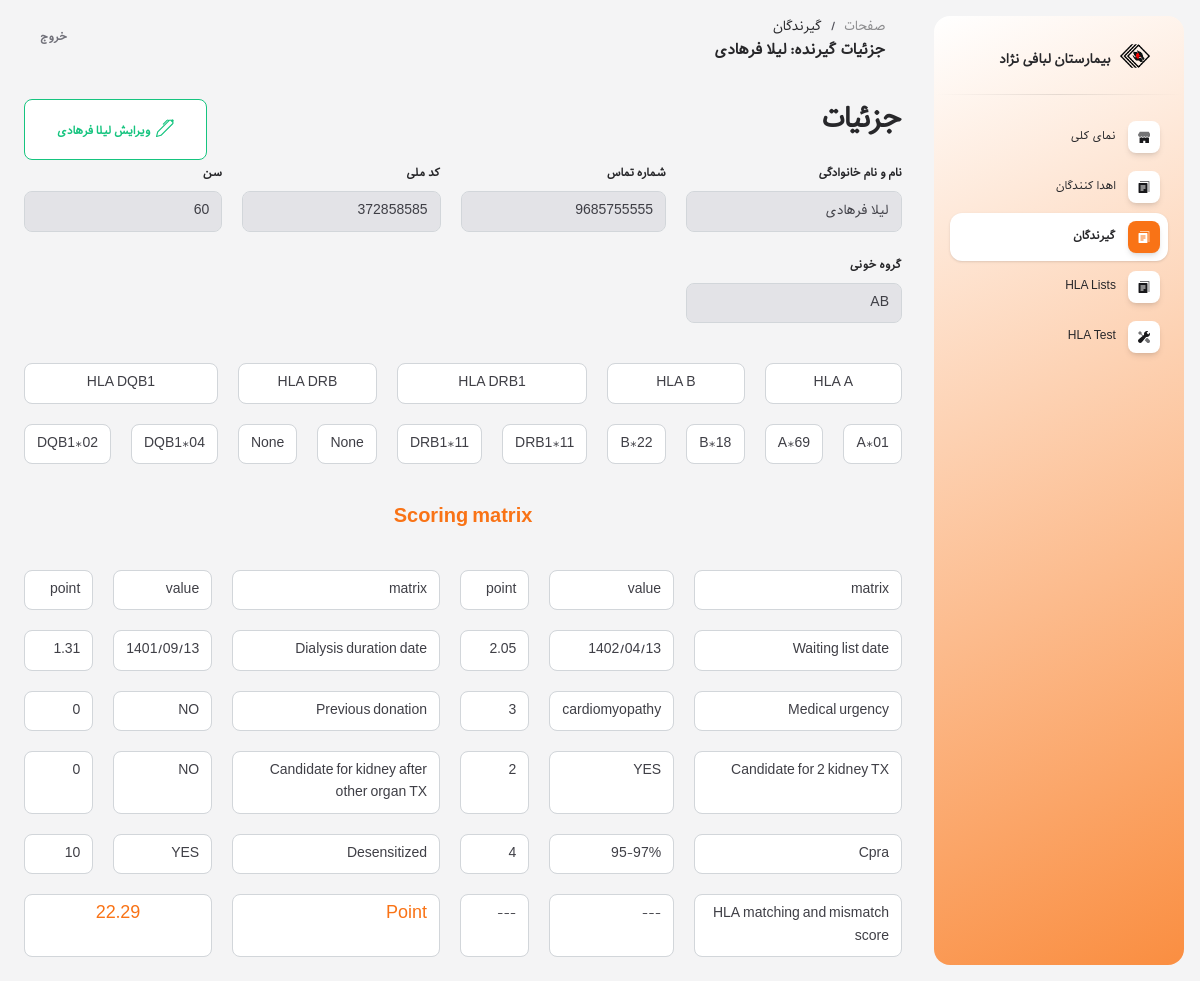
/recipients/3/ (signed in), run on the app's committed database.
### referees/models.py (models this page shows, shortened)
class Recipient(models.Model):
    blood_group_choices = [
        ('A', 'A'),
        ('B', 'B'),
        ('AB', 'AB'),
        ('O', 'O'),
    ]
    previous_donation_candidate_choices = [
        ('yes', 'YES'),
        ('no', 'NO'),
    ]
    medical_urgency_choices = [
        ('1', 'no access'),
        ('2', 'cardiomyopathy'),
        ('3', 'none'),
    ]
    cpra_choices = [
        ('1', '≥ 98%'),
        ('2', '95-97%'),
        ('3', 'none'),
    ]
    first_name = models.CharField(verbose_name='نام', max_length=100)
    last_name = models.CharField(verbose_name='نام خانوادگی', max_length=100)
    national_code = models.IntegerField(verbose_name='کد ملی')
    phone_number = models.IntegerField(verbose_name='شماره تماس')
    age = models.IntegerField(verbose_name='سن')
    blood_group = models.CharField(verbose_name='گروه خونی', max_length=2, choices=blood_group_choices)
    waiting_list = models.CharField(max_length=10)
    dialysis_duration = models.CharField(max_length=10)
    previous_donation = models.CharField(max_length=3, choices=previous_donation_candidate_choices)
    medical_urgency = models.CharField(max_length=1, choices=medical_urgency_choices)
    candidate_for_2_kidney_TX = models.CharField(max_length=3, choices=previous_donation_candidate_choices)
    candidate_for_kidney_after_other_organ_TX = models.CharField(max_length=3, choices=previous_donation_candidate_choices)
    cpra = models.CharField(max_length=1, choices=cpra_choices)
    desensitized = models.CharField(max_length=3, choices=previous_donation_candidate_choices)
    hla_a_1 = models.ForeignKey(HlaA, on_delete=models.DO_NOTHING, verbose_name='HLA A (allele 1)', related_name='hla_a_1_recipient')
    hla_a_2 = models.ForeignKey(HlaA, on_delete=models.DO_NOTHING, verbose_name='HLA A (allele 2)', related_name='hla_a_2_recipient')
    hla_b_1 = models.ForeignKey(HlaB, on_delete=models.DO_NOTHING, verbose_name='HLA B (allele 1)', related_name='hla_b_1_recipient')
    hla_b_2 = models.ForeignKey(HlaB, on_delete=models.DO_NOTHING, verbose_name='HLA B (allele 2)', related_name='hla_b_2_recipient')
    hla_drb1_1 = models.ForeignKey(HlaDRB1, on_delete=models.DO_NOTHING, verbose_name='HLA DRB1 (allele 1)', related_name='hla_drb1_1_recipient')
    hla_drb1_2 = models.ForeignKey(HlaDRB1, on_delete=models.DO_NOTHING, verbose_name='HLA DRB1 (allele 2)', related_name='hla_drb1_2_recipient')
    hla_drb_1 = models.ForeignKey(HlaDRB, on_delete=models.DO_NOTHING, verbose_name='HLA DRB (allele 1)', null=True, blank=True, related_name='hla_drb_1_recipient')
    hla_drb_2 = models.ForeignKey(HlaDRB, on_delete=models.DO_NOTHING, verbose_name='HLA DRB (allele 2)', null=True, blank=True, related_name='hla_drb_2_recipient')
    hla_dqb1_1 = models.ForeignKey(HlaDQB1, on_delete=models.DO_NOTHING, verbose_name='HLA DQB1 (allele 1)', related_name='hla_dqb1_1_recipient')
    hla_dqb1_2 = models.ForeignKey(HlaDQB1, on_delete=models.DO_NOTHING, verbose_name='HLA DQB1 (allele 2)', related_name='hla_dqb1_2_recipient')
    point = models.FloatField(verbose_name='امتیاز')
    class Meta:
        verbose_name = 'گیرنده'
        verbose_name_plural = 'گیرندگان'

class HlaA(models.Model):
    type_choices = [
        ('1', 'COMMON'),
        ('2', 'INTERMEDIATE'),
        ('3', 'UNCOMMON'),
    ]
    value = models.CharField(verbose_name='HLA A', max_length=20, unique=True)
    type = models.CharField(max_length=1, choices=type_choices)
    def __str__(self):
        return self.value

class HlaB(models.Model):
    type_choices = [
        ('1', 'COMMON'),
        ('2', 'INTERMEDIATE'),
        ('3', 'UNCOMMON'),
    ]
    value = models.CharField(verbose_name='HLA B', max_length=20, unique=True)
    type = models.CharField(max_length=1, choices=type_choices)
    def __str__(self):
        return self.value

class HlaDRB1(models.Model):
    type_choices = [
        ('1', 'COMMON'),
        ('2', 'INTERMEDIATE'),
        ('3', 'UNCOMMON'),
    ]
    value = models.CharField(verbose_name='HLA DRB1', max_length=20, unique=True)
    type = models.CharField(max_length=1, choices=type_choices)
    def __str__(self):
        return self.value

class HlaDQB1(models.Model):
    type_choices = [
        ('1', 'COMMON'),
        ('2', 'INTERMEDIATE'),
        ('3', 'UNCOMMON'),
    ]
    value = models.CharField(verbose_name='HLA DQB1', max_length=20, unique=True)
    type = models.CharField(max_length=1, choices=type_choices)
    def __str__(self):
        return self.value

### referees/views.py (the view)
# urls.py: path('recipients/<int:pk>/', recipient_detail, name='recipient_detail'),
@login_required
def recipient_detail(request, pk):
    recipient = get_object_or_404(Recipient, pk=pk)
    if isinstance(recipient.waiting_list, str):
        try:
            waiting_list_date = Persian(recipient.waiting_list).gregorian_datetime()
            now_date = datetime.now().date()
            delta_days = (now_date - waiting_list_date).days
            waiting_list_p = round((delta_days / 365), 2)
        except:
            pass
    if isinstance(recipient.dialysis_duration, str):
        try:
            dialysis_duration_date = Persian(recipient.dialysis_duration).gregorian_datetime()
            now_date = datetime.now().date()
            delta_days = (now_date - dialysis_duration_date).days
            dialysis_duration_p = (delta_days / 365)
        except:
            pass
    dialysis_duration_p = round((dialysis_duration_p * 0.5), 2)
    age = recipient.age
    previous_donation = recipient.previous_donation
    medical_urgency = recipient.medical_urgency
    candidate_for_2_kidney_TX = recipient.candidate_for_2_kidney_TX
    candidate_for_kidney_after_other_organ_TX = recipient.candidate_for_kidney_after_other_organ_TX
    cpra = recipient.cpra
    desensitized = recipient.desensitized
    if 0 <= age <= 10:
        age_p = 4
    elif 11 <= age <= 17:
        age_p = 3
    else:
        age_p = 0
    if previous_donation == 'yes':
        previous_donation_p = 3
    else:
        previous_donation_p = 0
    if medical_urgency == '3':
        medical_urgency_p = 0
    else:
        medical_urgency_p = 3
    if candidate_for_2_kidney_TX == 'yes':
        candidate_for_2_kidney_TX_p = 2
    else:
        candidate_for_2_kidney_TX_p = 0
    if candidate_for_kidney_after_other_organ_TX == 'yes':
        candidate_for_kidney_after_other_organ_TX_p = 2
    else:
        candidate_for_kidney_after_other_organ_TX_p = 0
    if cpra == '1':
        cpra_p = 10
    elif cpra == '2':
        cpra_p = 4
    else:
        cpra_p = 0
    if desensitized == 'yes':
        desensitized_p = 10
    else:
        desensitized_p = 0
    context = {
        'recipient': recipient,
        'waiting_list_p': waiting_list_p,
        'dialysis_duration_p': dialysis_duration_p,
        'age_p': age_p,
        'previous_donation_p': previous_donation_p,
        'medical_urgency_p': medical_urgency_p,
        'candidate_for_2_kidney_TX_p': candidate_for_2_kidney_TX_p,
        'candidate_for_kidney_after_other_organ_TX_p': candidate_for_kidney_after_other_organ_TX_p,
        'cpra_p': cpra_p,
        'desensitized_p': desensitized_p,
    }
    return render(request, 'recipient_detail.html', context)

### referees/jalali.py (called while the page is built)
    def gregorian_datetime(self):
        return datetime.date(self.gregorian_year, self.gregorian_month, self.gregorian_day)

### templates/recipient_detail.html (shortened to what this page needs)
{% extends 'base.html' %}
{% load static %}
{% block page1 %}
گیرندگان
{% endblock %}
{% block page2 %}
جزئیات گیرنده: {{ recipient.first_name }} {{ recipient.last_name }}
{% endblock %}
{% block contain %}
<div class="row">
    <div style="display: flex; width: 100%; justify-content: space-between;">
        <h3 style="margin-bottom: 20px;">جزئیات</h3>
        <button
            style="background-color: #fff; border: 1px solid #16C47F; border-radius: 0.5rem; color: #16C47F; padding: 8px 32px; font-size: 0.75rem; font-weight: 700;">
            <a href="{% url 'recipient_update' recipient.id %}" style="color: #16C47F;">ویرایش {{ recipient.first_name }} {{ recipient.last_name }}</a>
        </button>
    </div>
    <div class="my-grid">
        <div>
            <label>نام و نام خانوادگی</label>
            <input class="form-control" value="{{ recipient.first_name }} {{ recipient.last_name }}" disabled>
        </div>
        <div>
            <label>شماره تماس</label>
            <input class="form-control" value="{{ recipient.phone_number }}" disabled>
        </div>
        <div>
            <label>کد ملی</label>
            <input class="form-control" value="{{ recipient.national_code }}" disabled>
        </div>
        <div>
            <label>سن</label>
            <input class="form-control" value="{{ recipient.age }}" disabled>
        </div>
        <div>
            <label>گروه خونی</label>
            <input class="form-control" value="{{ recipient.blood_group }}" disabled>
        </div>
    </div>
    <div class="hla-grid">
        <div class="form-control c1">HLA A</div>
        <div class="form-control c2">HLA B</div>
        <div class="form-control c3">HLA DRB1</div>
        <div class="form-control c4">HLA DRB</div>
        <div class="form-control c5">HLA DQB1</div>
        <div class="form-control">{{ recipient.hla_a_1 }}</div>
        <div class="form-control">{{ recipient.hla_a_2 }}</div>
        <div class="form-control">{{ recipient.hla_b_1 }}</div>
        <div class="form-control">{{ recipient.hla_b_2 }}</div>
        <div class="form-control">{{ recipient.hla_drb1_1 }}</div>
        <div class="form-control">{{ recipient.hla_drb1_2 }}</div>
        <div class="form-control">{{ recipient.hla_drb_1 }}</div>
        <div class="form-control">{{ recipient.hla_drb_2 }}</div>
        <div class="form-control">{{ recipient.hla_dqb1_1 }}</div>
        <div class="form-control">{{ recipient.hla_dqb1_2 }}</div>
    </div>
    <div class="second-grid">
        <div class="points"><h5 style="color: #f97316;">Scoring matrix</h5></div>
        <div class="form-control">matrix</div>
        <div class="form-control">value</div>
        <div class="form-control">point</div>
        <div class="form-control">matrix</div>
        <div class="form-control">value</div>
        <div class="form-control">point</div>
        <div class="form-control">Waiting list date</div>
        <div class="form-control">{{ recipient.waiting_list }}</div>
        <div class="form-control">{{ waiting_list_p }}</div>
        <div class="form-control">Dialysis duration date</div>
        <div class="form-control">{{ recipient.dialysis_duration }}</div>
        <div class="form-control">{{ dialysis_duration_p }}</div>
        <div class="form-control">Medical urgency</div>
        <div class="form-control">{{ recipient.get_medical_urgency_display }}</div>
        <div class="form-control">{{ medical_urgency_p }}</div>
        <div class="form-control">Previous donation</div>
        <div class="form-control">{{ recipient.get_previous_donation_display }}</div>
        <div class="form-control">{{ previous_donation_p }}</div>
        <div class="form-control">Candidate for 2 kidney TX</div>
        <div class="form-control">{{ recipient.get_candidate_for_2_kidney_TX_display }}</div>
        <div class="form-control">{{ candidate_for_2_kidney_TX_p }}</div>
        <div class="form-control">Candidate for kidney after other organ TX</div>
        <div class="form-control">{{ recipient.get_candidate_for_kidney_after_other_organ_TX_display }}</div>
        <div class="form-control">{{ candidate_for_kidney_after_other_organ_TX_p }}</div>
        <div class="form-control">Cpra</div>
        <div class="form-control">{{ recipient.get_cpra_display }}</div>
        <div class="form-control">{{ cpra_p }}</div>
        <div class="form-control">Desensitized</div>
        <div class="form-control">{{ recipient.get_desensitized_display }}</div>
        <div class="form-control">{{ desensitized_p }}</div>
        <div class="form-control">HLA matching and mismatch score</div>
        <div class="form-control">---</div>
        <div class="form-control">---</div>
        <div class="form-control" style="color: #f97316; font-size: large;">Point</div>
        <div class="form-control point" style="color: #f97316; font-size: large;">{{ recipient.point }}</div>
    </div>
</div>
{% endblock %}

### data on the page
Recipient: first_name "لیلا", last_name "فرهادی", first_name "لیلا فرهادی", phone_number "9685755555", national_code "372858585", age "60", blood_group "AB", hla_a_1 "A*01", hla_a_2 "A*69", hla_b_1 "B*18", hla_b_2 "B*22", hla_drb1_1 "DRB1*11", hla_drb1_2 "DRB1*11", hla_drb_1 "None", hla_drb_2 "None", hla_dqb1_1 "DQB1*04", hla_dqb1_2 "DQB1*02", waiting_list "1402/04/13", dialysis_duration "1401/09/13", medical_urgency "cardiomyopathy", previous_donation "NO", candidate_for_2_kidney_TX "YES", candidate_for_kidney_after_other_organ_TX "NO", cpra "95-97%", desensitized "YES", point "22.29"

### other printed values
{{ dialysis_duration_p }} "1.31"
{{ medical_urgency_p }} "3"
{{ previous_donation_p }} "0"
{{ candidate_for_2_kidney_TX_p }} "2"
{{ candidate_for_kidney_after_other_organ_TX_p }} "0"
{{ cpra_p }} "4"
{{ desensitized_p }} "10"
